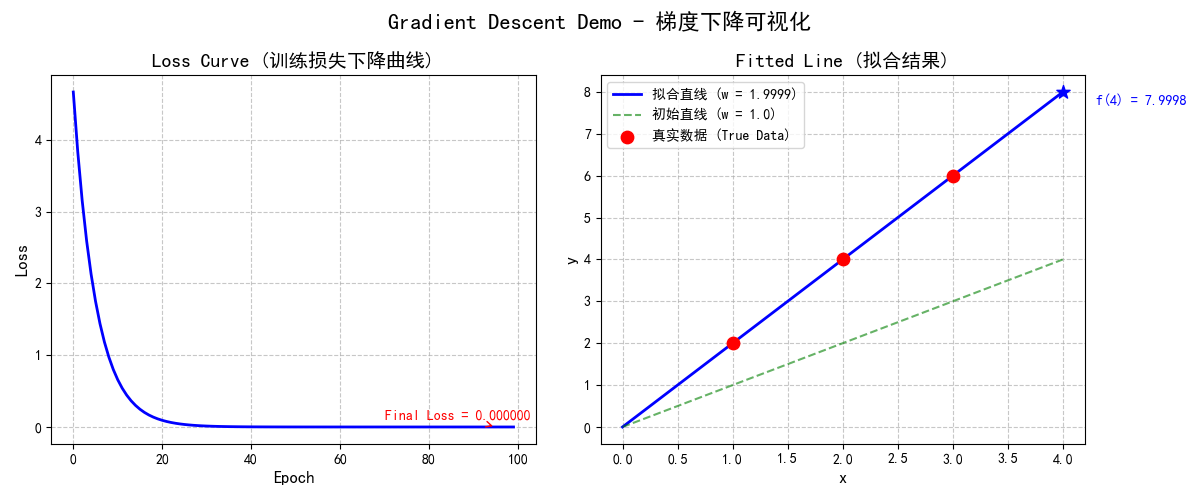

Python code for this plot:
import numpy as np
import matplotlib.pyplot as plt
import matplotlib

# ========== 解决中文显示问题 ==========
# 设置中文字体（Windows 系统）
matplotlib.rcParams['font.sans-serif'] = ['SimHei', 'Microsoft YaHei', 'SimSun', 'Arial Unicode MS']
# 解决负号 '-' 显示为方块的问题
matplotlib.rcParams['axes.unicode_minus'] = False
"""
1. 梯度下降 (02_Gradient_Descent, GD) —— “三思而后行” -----可视化
左图：损失下降曲线
横轴：训练轮次（Epoch）
纵轴：损失值（Loss）
你会看到损失从高到低快速下降，最终趋近于 0

右图：拟合结果
红色圆点：真实数据点 (1,2), (2,4), (3,6)
蓝色实线：训练后的拟合直线（斜率接近 2.0）
绿色虚线：初始直线（w=1.0），作为对比
蓝色五角星：预测值 f(4)
"""

x_data = [1.0, 2.0, 3.0]
y_data = [2.0, 4.0, 6.0]

w = 1.0


def forward(x):
    return x * w


def cost(xs, ys):
    """
    :param xs: 特征
    :param ys: 对应的真实值
    :return: 误差；返回的均方误差
    """
    cost = 0
    for x, y in zip(xs, ys):
        y_pred = forward(x)
        cost += (y_pred - y) ** 2
    return cost / len(xs)


def gradient(xs, ys):
    """
    求导（误差求导）
    :param xs: 特征
    :param ys: 对应的真实值
    :return: 返回的是均方误差的导数
    """
    grad = 0
    for x, y in zip(xs, ys):
        grad += 2 * x * (x * w - y)
    return grad / len(xs)


print('Predict (before training)', 4, forward(4))

# ========== 新增：存储训练历史 ==========
loss_history = []
w_history = []

for epoch in range(100):
    cost_val = cost(x_data, y_data)
    grad_val = gradient(x_data, y_data)
    w -= 0.01 * grad_val

    # 记录历史
    loss_history.append(cost_val)
    w_history.append(w)

    if epoch % 10 == 0:  # 每 10 次打印一次，减少输出
        print(f'Epoch: {epoch:3d}, w = {w:.6f}, loss = {cost_val:.6f}')

print('Predict (after training)', 4, forward(4))

# ========== 可视化部分 ==========

# 创建画布，1行2列的子图
fig, (ax1, ax2) = plt.subplots(1, 2, figsize=(12, 5))

# 图1：损失曲线
ax1.plot(range(100), loss_history, 'b-', linewidth=2)
ax1.set_xlabel('Epoch', fontsize=12)
ax1.set_ylabel('Loss', fontsize=12)
ax1.set_title('Loss Curve (训练损失下降曲线)', fontsize=14)
ax1.grid(True, linestyle='--', alpha=0.7)

# 标注最终损失
ax1.annotate(f'Final Loss = {loss_history[-1]:.6f}',
             xy=(95, loss_history[-1]),
             xytext=(70, loss_history[-1] + 0.1),
             arrowprops=dict(arrowstyle='->', color='red'),
             fontsize=10, color='red')

# 图2：拟合直线 vs 真实数据
x_test = np.linspace(0, 4, 100)
y_test = forward(x_test)  # 使用训练好的 w

ax2.scatter(x_data, y_data, color='red', s=80, label='真实数据 (True Data)', zorder=5)
ax2.plot(x_test, y_test, 'b-', linewidth=2, label=f'拟合直线 (w = {w:.4f})')

# 绘制初始直线（w=1.0）作为对比
w_initial = 1.0
# 临时改变 w 来画初始直线
w_backup = w
w = w_initial
y_initial = forward(x_test)
w = w_backup  # 恢复

ax2.plot(x_test, y_initial, 'g--', linewidth=1.5, label=f'初始直线 (w = 1.0)', alpha=0.6)

ax2.set_xlabel('x', fontsize=12)
ax2.set_ylabel('y', fontsize=12)
ax2.set_title('Fitted Line (拟合结果)', fontsize=14)
ax2.legend(loc='upper left')
ax2.grid(True, linestyle='--', alpha=0.7)

# 在图上显示预测值
ax2.scatter(4, forward(4), color='blue', s=100, marker='*',
            label=f'预测值: f(4) = {forward(4):.4f}', zorder=6)
ax2.annotate(f'f(4) = {forward(4):.4f}',
             xy=(4, forward(4)),
             xytext=(4.3, forward(4) - 0.3),
             fontsize=10, color='blue')

plt.suptitle('02_Gradient_Descent Demo - 梯度下降可视化', fontsize=16, fontweight='bold')
plt.tight_layout()
plt.show()

# ========== 额外：打印最终结果 ==========
print('\n' + '=' * 50)
print(f'训练完成！')
print(f'最终权重 w = {w:.6f}')
print(f'最终损失 loss = {loss_history[-1]:.6f}')
print(f'预测值 f(4) = {forward(4):.6f} (真实值应为 8.0)')
print('=' * 50)
